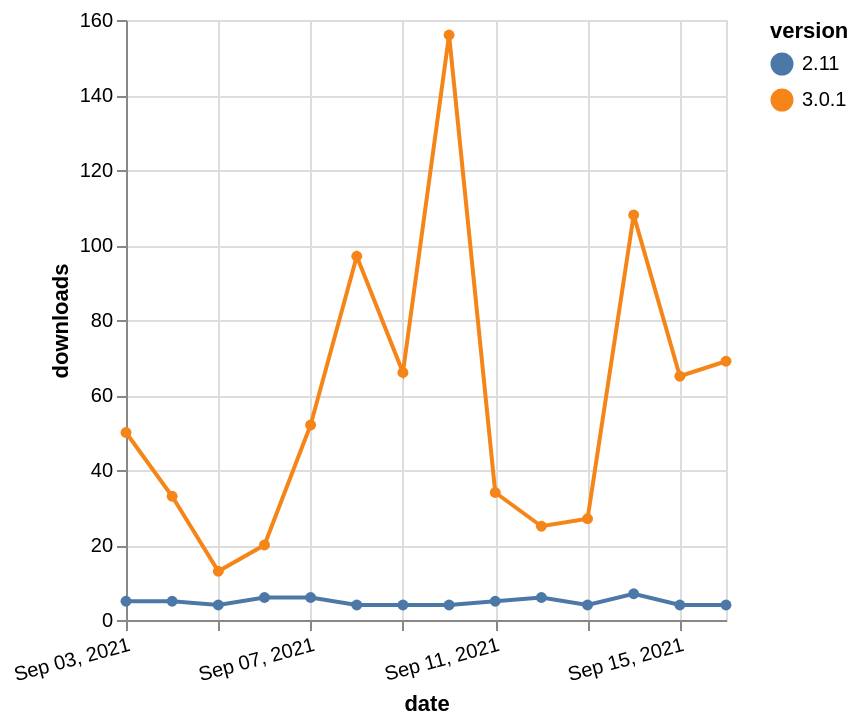

Express this chart as Vega-Lite.
### Vega-Lite specification from a JSON file in a GitHub repository (floating-point values rounded to 4 significant figures)
{"$schema": "https://vega.github.io/schema/vega-lite/v5.json", "description": "A simple bar chart with embedded data.", "data": {"values": [{"date": "2021-09-03", "total": 18095, "delta": 5, "version": "2.11"}, {"date": "2021-09-04", "total": 18100, "delta": 5, "version": "2.11"}, {"date": "2021-09-05", "total": 18104, "delta": 4, "version": "2.11"}, {"date": "2021-09-06", "total": 18110, "delta": 6, "version": "2.11"}, {"date": "2021-09-07", "total": 18116, "delta": 6, "version": "2.11"}, {"date": "2021-09-08", "total": 18120, "delta": 4, "version": "2.11"}, {"date": "2021-09-09", "total": 18124, "delta": 4, "version": "2.11"}, {"date": "2021-09-10", "total": 18128, "delta": 4, "version": "2.11"}, {"date": "2021-09-11", "total": 18133, "delta": 5, "version": "2.11"}, {"date": "2021-09-12", "total": 18139, "delta": 6, "version": "2.11"}, {"date": "2021-09-13", "total": 18143, "delta": 4, "version": "2.11"}, {"date": "2021-09-14", "total": 18150, "delta": 7, "version": "2.11"}, {"date": "2021-09-15", "total": 18154, "delta": 4, "version": "2.11"}, {"date": "2021-09-16", "total": 18158, "delta": 4, "version": "2.11"}, {"date": "2021-09-03", "total": 65297, "delta": 50, "version": "3.0.1"}, {"date": "2021-09-04", "total": 65330, "delta": 33, "version": "3.0.1"}, {"date": "2021-09-05", "total": 65343, "delta": 13, "version": "3.0.1"}, {"date": "2021-09-06", "total": 65363, "delta": 20, "version": "3.0.1"}, {"date": "2021-09-07", "total": 65415, "delta": 52, "version": "3.0.1"}, {"date": "2021-09-08", "total": 65512, "delta": 97, "version": "3.0.1"}, {"date": "2021-09-09", "total": 65578, "delta": 66, "version": "3.0.1"}, {"date": "2021-09-10", "total": 65734, "delta": 156, "version": "3.0.1"}, {"date": "2021-09-11", "total": 65768, "delta": 34, "version": "3.0.1"}, {"date": "2021-09-12", "total": 65793, "delta": 25, "version": "3.0.1"}, {"date": "2021-09-13", "total": 65820, "delta": 27, "version": "3.0.1"}, {"date": "2021-09-14", "total": 65928, "delta": 108, "version": "3.0.1"}, {"date": "2021-09-15", "total": 65993, "delta": 65, "version": "3.0.1"}, {"date": "2021-09-16", "total": 66062, "delta": 69, "version": "3.0.1"}]}, "width": "container", "mark": {"type": "line", "point": {"filled": true}}, "encoding": {"x": {"field": "date", "type": "temporal", "timeUnit": "yearmonthdate", "title": "date", "axis": {"labelAngle": -15}}, "y": {"field": "delta", "type": "quantitative", "title": "downloads"}, "color": {"field": "version", "type": "nominal"}, "tooltip": {"field": "delta"}}}
